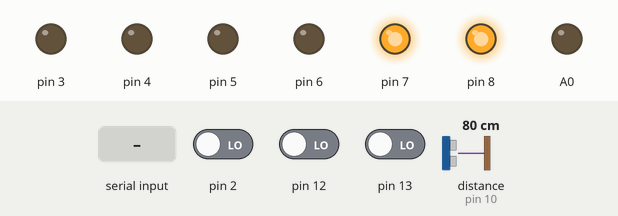
Simulated run of this sketch. Board: Arduino Uno, built with avr-gcc and run on an emulated ATmega328P. Parts: output pins drawn as LEDs (lit = HIGH). Wiring (inferred from the names in the program): ultrasonic range finder: trigger pin 9; echo pin 10. The test bench sets the inputs (shaded band); at power-on: pin 2 LOW, pin 12 LOW, pin 13 LOW, distance to the obstacle (sensor on pin 10) 80 cm. The echo pulse lasts 58.3 µs per cm; pins used as bus, display or sensor lines are not drawn; what the sketch prints to the serial monitor is not drawn.

Above: at 1.3 s.
1.4 s: "9" received over Serial
At 2.1 s:
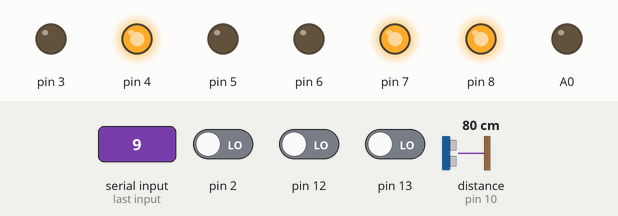
Timing chart, 0 to 4.4 s (numbered marks = the images above; inputs shaded):
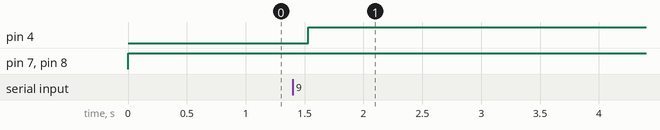

Measured:
- after the input at 1.4 s, pin 4: LOW → HIGH after 0.13 s

The sketch:

fp.ino
```cpp
// defines variables
const int trigPin = 9;
const int echoPin = 10;
int a=0;
int b=0;
int dur;
int dis;
// defines variables


long duration;
int distance;
void setup() {
  // put your setup code here, to run once:
  pinMode(3,OUTPUT);
  pinMode(6,OUTPUT);
  pinMode(2,INPUT);
   pinMode(8,OUTPUT);
    pinMode(9,INPUT);
    pinMode(13,INPUT);
    pinMode(12,INPUT);
    pinMode(7,OUTPUT);
    pinMode(4,OUTPUT);
    pinMode(5,OUTPUT);
    pinMode(A0,OUTPUT);
    pinMode(trigPin, OUTPUT); // Sets the trigPin as an Output
pinMode(echoPin, INPUT); // Sets the echoPin as an Input
  Serial.begin(9600);

}

void loop() {
analogWrite(A0,0);
  digitalWrite(5,LOW);

  digitalWrite(7,HIGH);
  // put your main code here, to run repeatedly:
  digitalWrite(8,HIGH);
  if(digitalRead(12)==HIGH)
  {
    Serial.write("1");

  }
  if(digitalRead(13)==HIGH)
  {
    Serial.write("2");


  }
  if(digitalRead(2)==HIGH)
  {
    Serial.write("5");


  }
  digitalWrite(trigPin, LOW);
delayMicroseconds(2);

// Sets the trigPin on HIGH state for 10 micro seconds
digitalWrite(trigPin, HIGH);
delayMicroseconds(10);
digitalWrite(trigPin, LOW);

// Reads the echoPin, returns the sound wave travel time in microseconds
duration = pulseIn(echoPin, HIGH);

// Calculating the distance
distance= duration*0.034/2;

// Prints the distance on the Serial Monitor
a=distance;
delay(500);
digitalWrite(trigPin, LOW);
delayMicroseconds(2);
digitalWrite(trigPin, HIGH);
delayMicroseconds(10);
digitalWrite(trigPin, LOW);

dur = pulseIn(echoPin, HIGH);
  dis= dur*0.034/2;
  b=dis;
  if(b<95){Serial.write("3");}
  else if(b>105){Serial.write("4");}
  if(Serial.available()>0)
  {
    if(Serial.read()=='9'){digitalWrite(4,HIGH);}
    if(Serial.read()=='8'){digitalWrite(3,HIGH);}
    if(Serial.read()=='1'){digitalWrite(6,HIGH);}
    if(Serial.read()=='0'){digitalWrite(6,LOW);}
    if(Serial.read()=='0'){digitalWrite(4,LOW);}
    if(Serial.read()=='0'){digitalWrite(3,LOW);}

    }
  }
```
